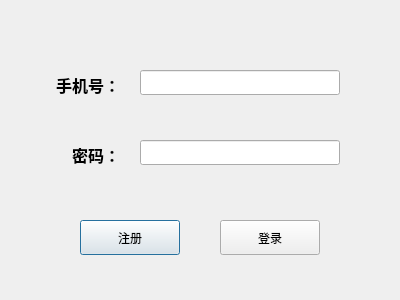
<?xml version="1.0" encoding="UTF-8"?>
<ui version="4.0">
 <class>LoginDialog</class>
 <widget class="QDialog" name="LoginDialog">
  <property name="geometry">
   <rect>
    <x>0</x>
    <y>0</y>
    <width>400</width>
    <height>300</height>
   </rect>
  </property>
  <property name="windowTitle">
   <string>Dialog</string>
  </property>
  <widget class="QPushButton" name="regbutton">
   <property name="geometry">
    <rect>
     <x>80</x>
     <y>220</y>
     <width>100</width>
     <height>35</height>
    </rect>
   </property>
   <property name="text">
    <string>注册</string>
   </property>
  </widget>
  <widget class="QPushButton" name="loginbutton">
   <property name="geometry">
    <rect>
     <x>220</x>
     <y>220</y>
     <width>100</width>
     <height>35</height>
    </rect>
   </property>
   <property name="text">
    <string>登录</string>
   </property>
  </widget>
  <widget class="QLabel" name="label">
   <property name="geometry">
    <rect>
     <x>40</x>
     <y>70</y>
     <width>80</width>
     <height>30</height>
    </rect>
   </property>
   <property name="font">
    <font>
     <family>Arial</family>
     <pointsize>12</pointsize>
     <weight>75</weight>
     <bold>true</bold>
    </font>
   </property>
   <property name="layoutDirection">
    <enum>Qt::RightToLeft</enum>
   </property>
   <property name="text">
    <string>手机号：</string>
   </property>
   <property name="alignment">
    <set>Qt::AlignRight|Qt::AlignTrailing|Qt::AlignVCenter</set>
   </property>
  </widget>
  <widget class="QLabel" name="label_2">
   <property name="geometry">
    <rect>
     <x>40</x>
     <y>140</y>
     <width>80</width>
     <height>30</height>
    </rect>
   </property>
   <property name="font">
    <font>
     <family>Arial</family>
     <pointsize>12</pointsize>
     <weight>75</weight>
     <bold>true</bold>
    </font>
   </property>
   <property name="layoutDirection">
    <enum>Qt::RightToLeft</enum>
   </property>
   <property name="text">
    <string>密码：</string>
   </property>
   <property name="alignment">
    <set>Qt::AlignRight|Qt::AlignTrailing|Qt::AlignVCenter</set>
   </property>
  </widget>
  <widget class="QLineEdit" name="Username">
   <property name="geometry">
    <rect>
     <x>140</x>
     <y>70</y>
     <width>200</width>
     <height>25</height>
    </rect>
   </property>
   <property name="toolTip">
    <string/>
   </property>
   <property name="statusTip">
    <string/>
   </property>
   <property name="inputMethodHints">
    <set>Qt::ImhNone</set>
   </property>
   <property name="maxLength">
    <number>11</number>
   </property>
  </widget>
  <widget class="QLineEdit" name="Password">
   <property name="geometry">
    <rect>
     <x>140</x>
     <y>140</y>
     <width>200</width>
     <height>25</height>
    </rect>
   </property>
   <property name="maxLength">
    <number>32</number>
   </property>
   <property name="echoMode">
    <enum>QLineEdit::Password</enum>
   </property>
  </widget>
  <widget class="QLabel" name="nikeerror">
   <property name="geometry">
    <rect>
     <x>140</x>
     <y>100</y>
     <width>200</width>
     <height>20</height>
    </rect>
   </property>
   <property name="text">
    <string/>
   </property>
  </widget>
 </widget>
 <resources/>
 <connections/>
</ui>
